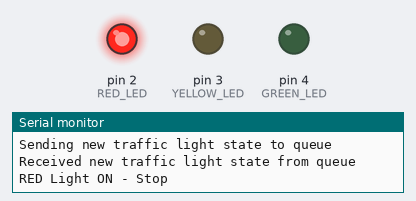
A sketch run on a simulated Arduino Uno, built with avr-gcc and run on an emulated ATmega328P. Parts: output pins drawn as LEDs (lit = HIGH), the last lines printed to the serial monitor.

Above: at 1.5 s.
At 4.5 s:
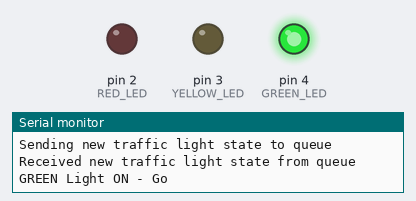
At 7.5 s:
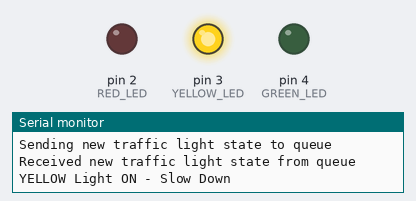
Timing chart, 0 to 11.7 s (numbered marks = the images above):
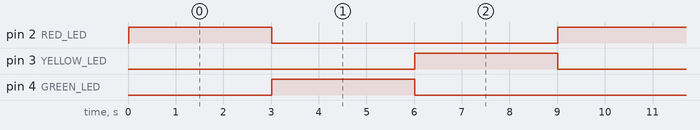

The sketch:

icte5_Alison.ino
```cpp
#include <Arduino.h>
#include "FreeRTOS.h"
#include "task.h"
#include "queue.h"

// Define LED pins
#define RED_LED 2
#define YELLOW_LED 3
#define GREEN_LED 4

// Define Traffic Light States
typedef enum {
    RED,
    GREEN,
    YELLOW
} TrafficLightState_t;

// Queue handle
QueueHandle_t trafficQueue;

// Task to control the traffic light
void Task_TrafficLight(void *pvParameters) {
    TrafficLightState_t currentState;
    while (1) {
        if (xQueueReceive(trafficQueue, &currentState, portMAX_DELAY) == pdPASS) {
            Serial.println("Received new traffic light state from queue");
            // Turn off all LEDs
            digitalWrite(RED_LED, LOW);
            digitalWrite(YELLOW_LED, LOW);
            digitalWrite(GREEN_LED, LOW);

            // Turn on the correct LED based on state
            switch (currentState) {
                case RED:
                    digitalWrite(RED_LED, HIGH);
                    Serial.println("RED Light ON - Stop");
                    break;
                case GREEN:
                    digitalWrite(GREEN_LED, HIGH);
                    Serial.println("GREEN Light ON - Go");
                    break;
                case YELLOW:
                    digitalWrite(YELLOW_LED, HIGH);
                    Serial.println("YELLOW Light ON - Slow Down");
                    break;
            }
        }
    }
}

// Task to control the traffic light sequence
void Task_TrafficController(void *pvParameters) {
    TrafficLightState_t state = RED;
    while (1) {
        Serial.println("Sending new traffic light state to queue");
        // Send the current state to the queue
        xQueueSend(trafficQueue, &state, portMAX_DELAY);
        vTaskDelay(pdMS_TO_TICKS(3000)); // 3 seconds delay

        // Move to the next state
        if (state == RED) {
            state = GREEN;
        } else if (state == GREEN) {
            state = YELLOW;
        } else {
            state = RED;
        }
    }
}

void setup() {
    // Initialize Serial Monitor
    Serial.begin(115200);
    Serial.println("Initializing Traffic Light System");

    // Configure LED pins as output
    pinMode(RED_LED, OUTPUT);
    pinMode(YELLOW_LED, OUTPUT);
    pinMode(GREEN_LED, OUTPUT);

    // Create the queue
    trafficQueue = xQueueCreate(1, sizeof(TrafficLightState_t));
    if (trafficQueue == NULL) {
        Serial.println("Failed to create queue");
        while (1);
    }
    Serial.println("Queue created successfully");

    // Create tasks
    Serial.println("Creating tasks");
    xTaskCreate(Task_TrafficController, "TrafficController", 1000, NULL, 1, NULL);
    xTaskCreate(Task_TrafficLight, "TrafficLight", 1000, NULL, 1, NULL);

    // Start the scheduler
    Serial.println("Starting FreeRTOS Scheduler");
    vTaskStartScheduler();
}

void loop() {
    // Empty loop since FreeRTOS handles tasks
}
```

Measured:
- by itself, pin 2 (RED_LED), pin 3 (YELLOW_LED), pin 4 (GREEN_LED): alternates HIGH for 3.0 s and LOW for 6.0 s
- by itself, everything shown: repeats every 9.0 s, in 3 steps
